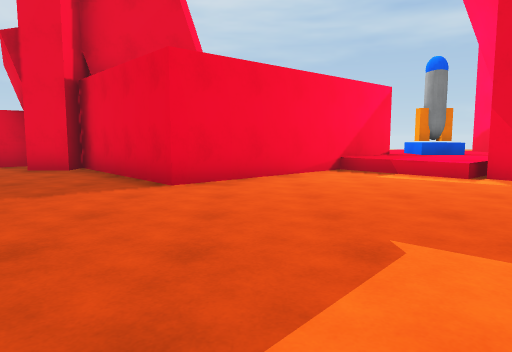
[1] (above)

24 first-person views from a walk through a scene from a Unity 3-D project. The camera is 1.3 m above the floor, tilts 6° down and sees 70° across. The floor is counted in squares, 2 m on a side. Each view is taken from the middle of a square. On the plan, view 1 faces up. The plan holds only what a view shows up to about 11 squares ahead; the rest is blank. The place goes on beyond the plan.

[2]
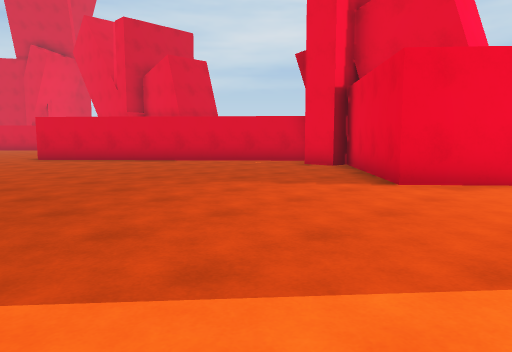

[3]
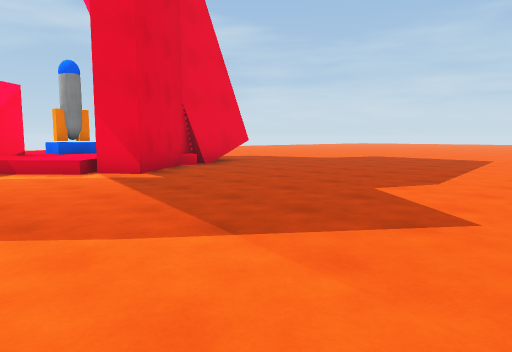

[4]
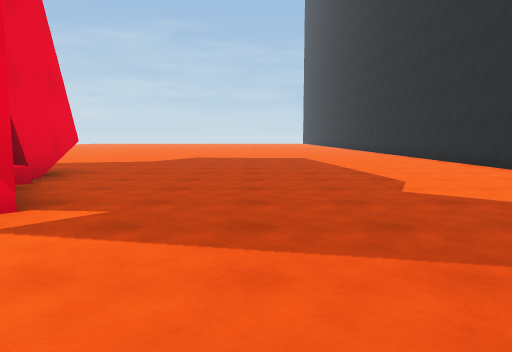

[5]
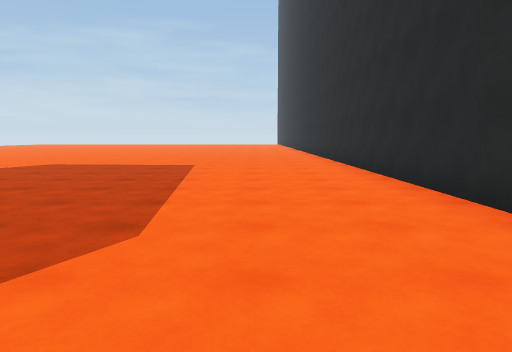

[6]
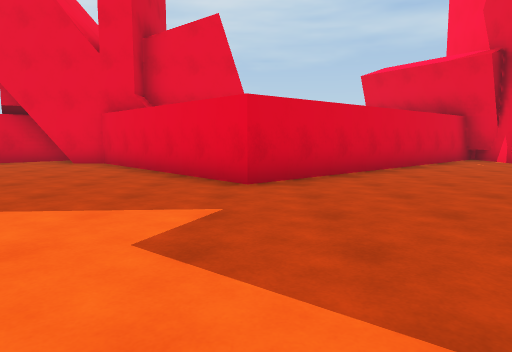

[7]
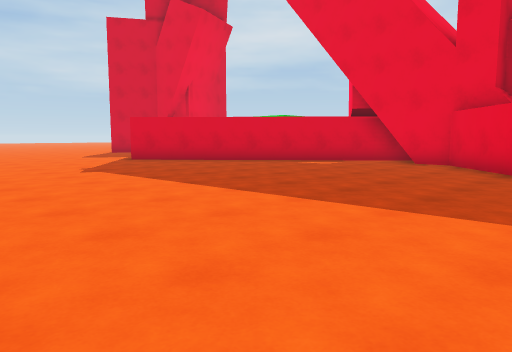

[8]
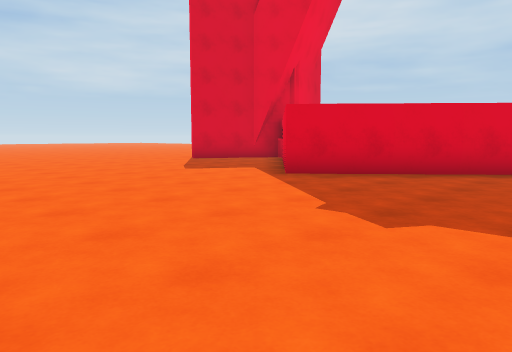

[9]
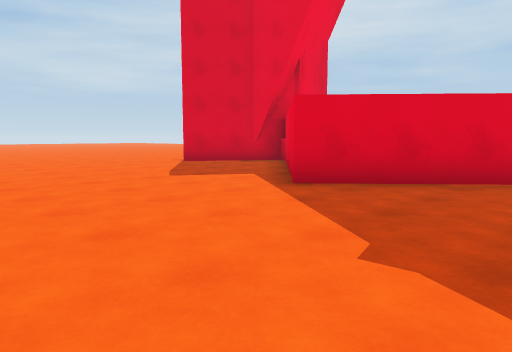

[10]
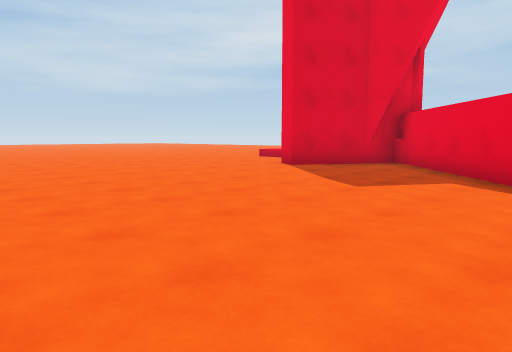

[11]
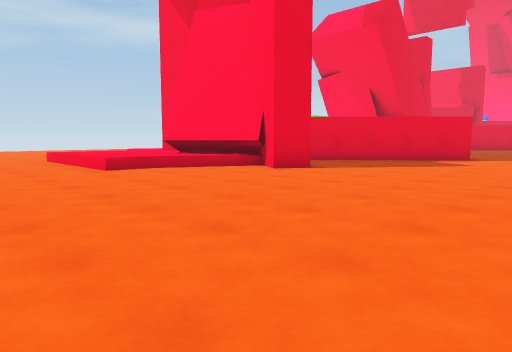

[12]
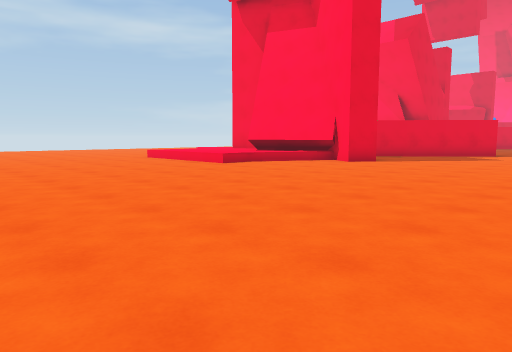

[13]
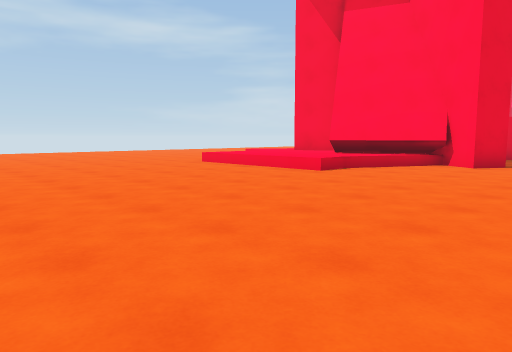

[14]
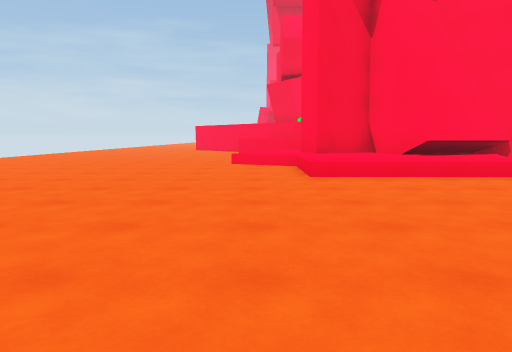

[15]
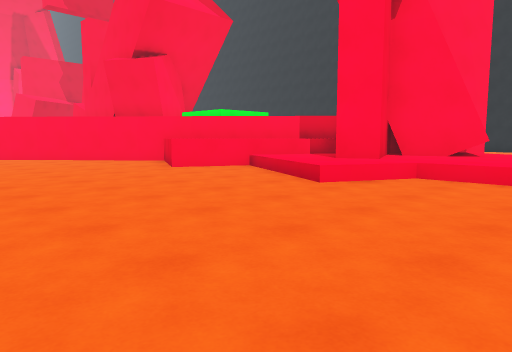

[16]
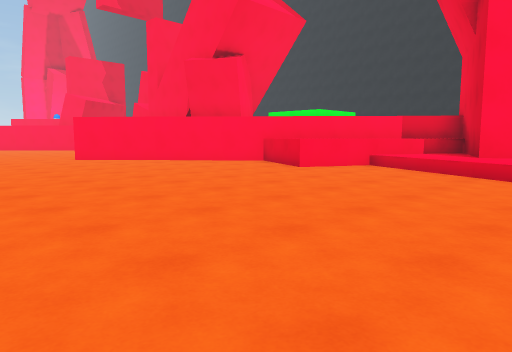

[17]
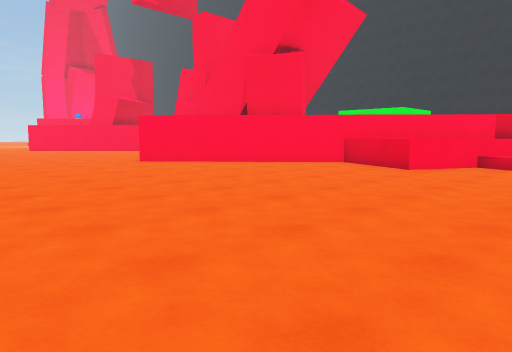

[18]
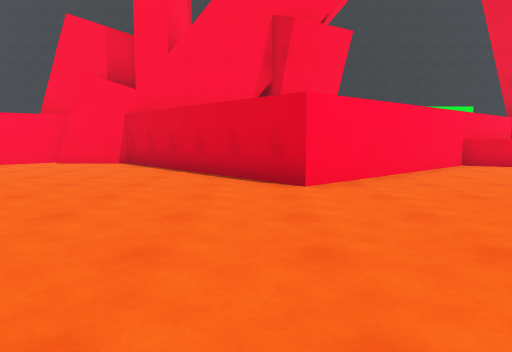

[19]
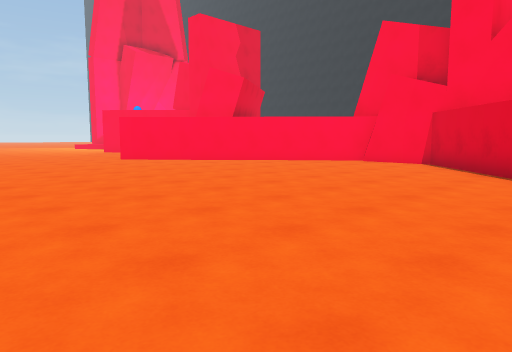

[20]
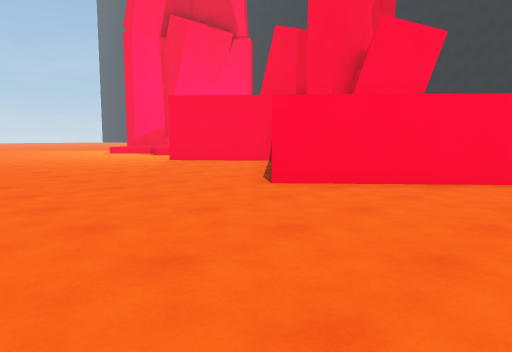

[21]
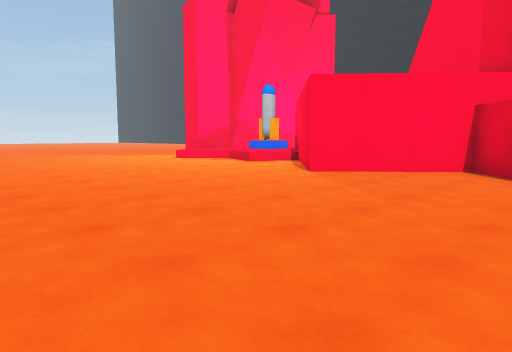

[22]
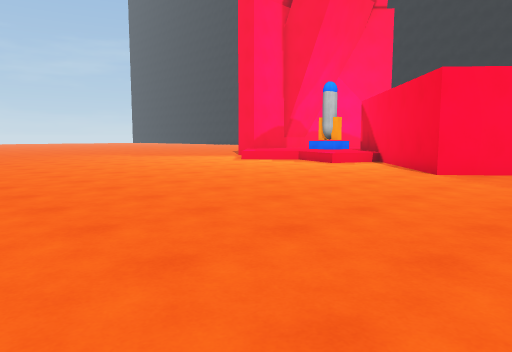

[23]
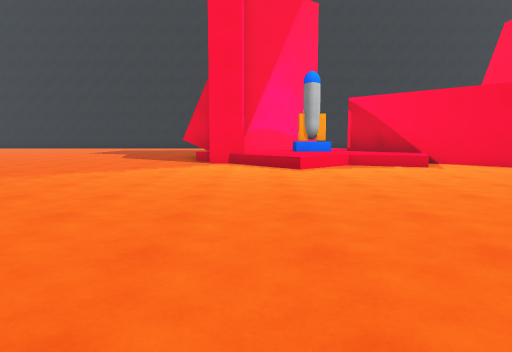

[24]
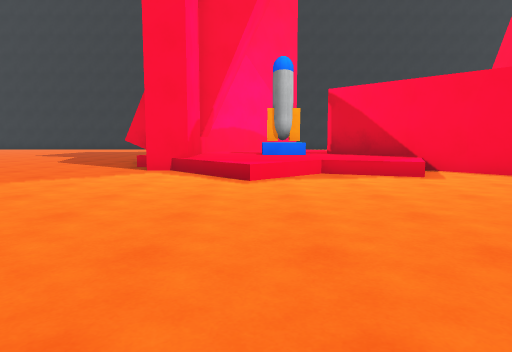

### Floor plan
Key: @ floor where view 1 was taken; # wall or solid block; . main floor; : floor 0.5 m higher than the main floor; / step, stairs or slope; ^ raised ledge; R rocket; B blue block.
Columns run from 37 left of view 1 to 12 right of it. Each row starts with its distance up from view 1.
 20           ....      ....          ....     .
 19         ....................... .............
 18         ........................................
 17       ..........................................
 16   .. ..........................................
 15   .................#...........#................
 14   ................###.........##................
 13  ................## ##......###  ...#............
 12 .........//..^^.##   ##....##    #.###.//.//......
 11  .....///:::/^^##     ##..##     ### ##/::::......
 10  ...../:::#:^^#        ####           ##::::#.....
  9  ...../:::#:^#                 ###     ##RB:##....
  8  ...../::####      #####      ##.##   ##::::##....
  7  .....//:####     ##...##    ##...#####/:::###....
  6 .........##.##   ##.....#   ##.....###../###......
  5 .........#...#####......#####.......#.............
  4 ..............##.........###......................
  3 ..................................................
  2 ..................................................
  1 ............................. ....................
  0 .............................      ..@............
 -1        .....................          ............
 -2             ........  .....                .......
 -3                                             ######

Positions as (right, up) in squares from view 1, and headings:
1: (0, 0), facing up
2: (1, 0), facing up-left
3: (1, -1), facing up-right
4: (1, 3), facing right
5: (4, 0), facing right
6: (-11, -2), facing up
7: (-12, -2), facing up-left
8: (-18, -2), facing up-left
9: (-19, -1), facing up-left
10: (-22, -2), facing up-left
11: (-34, 0), facing up-right
12: (-37, 0), facing up-right
13: (-37, 3), facing up-right
14: (-37, 12), facing right
15: (-31, 17), facing down-right
16: (-29, 19), facing down-right
17: (-27, 20), facing down-right
18: (-17, 20), facing down
19: (-17, 20), facing down-right
20: (-10, 19), facing down-right
21: (-5, 19), facing down-right
22: (-3, 20), facing down-right
23: (6, 20), facing down
24: (5, 18), facing down
